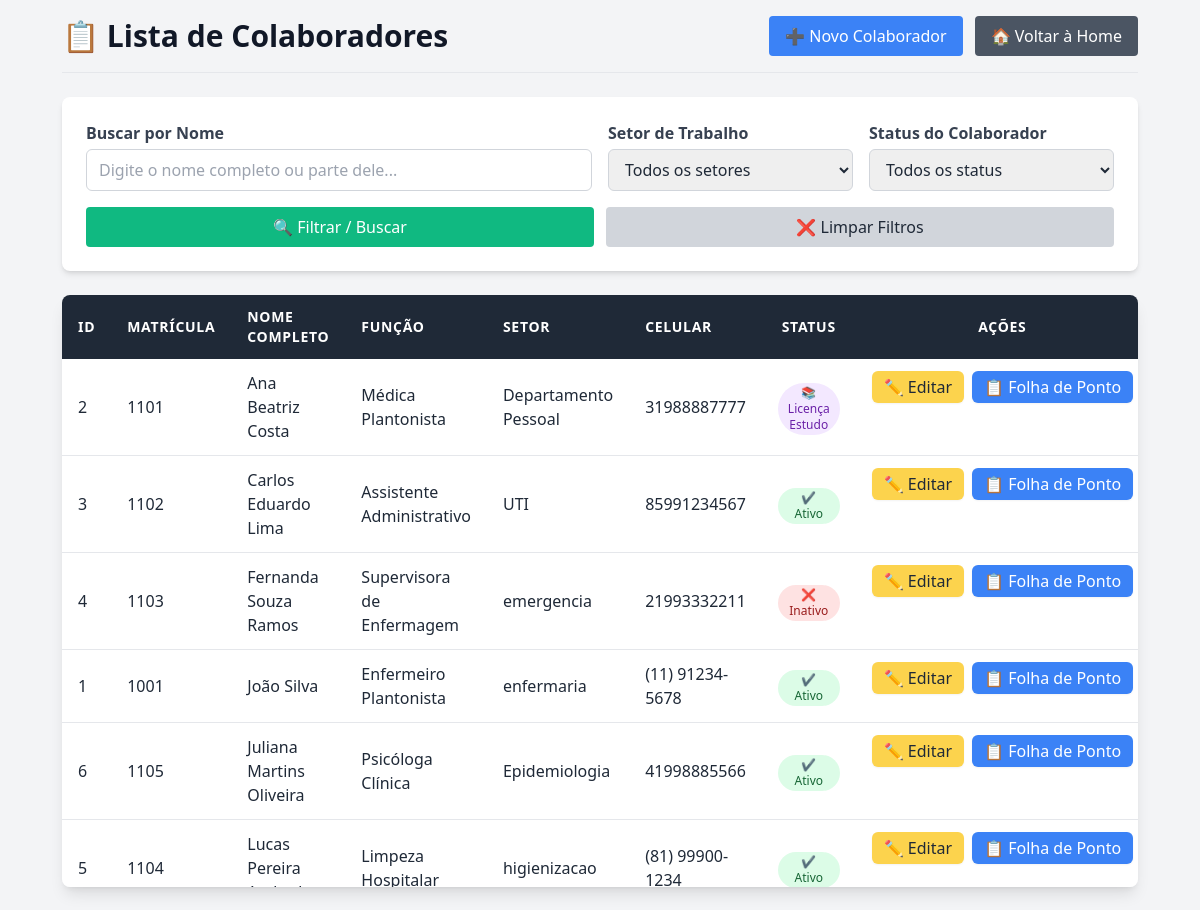
Before: /auth/colaboradores/ (signed in) with the older database file.
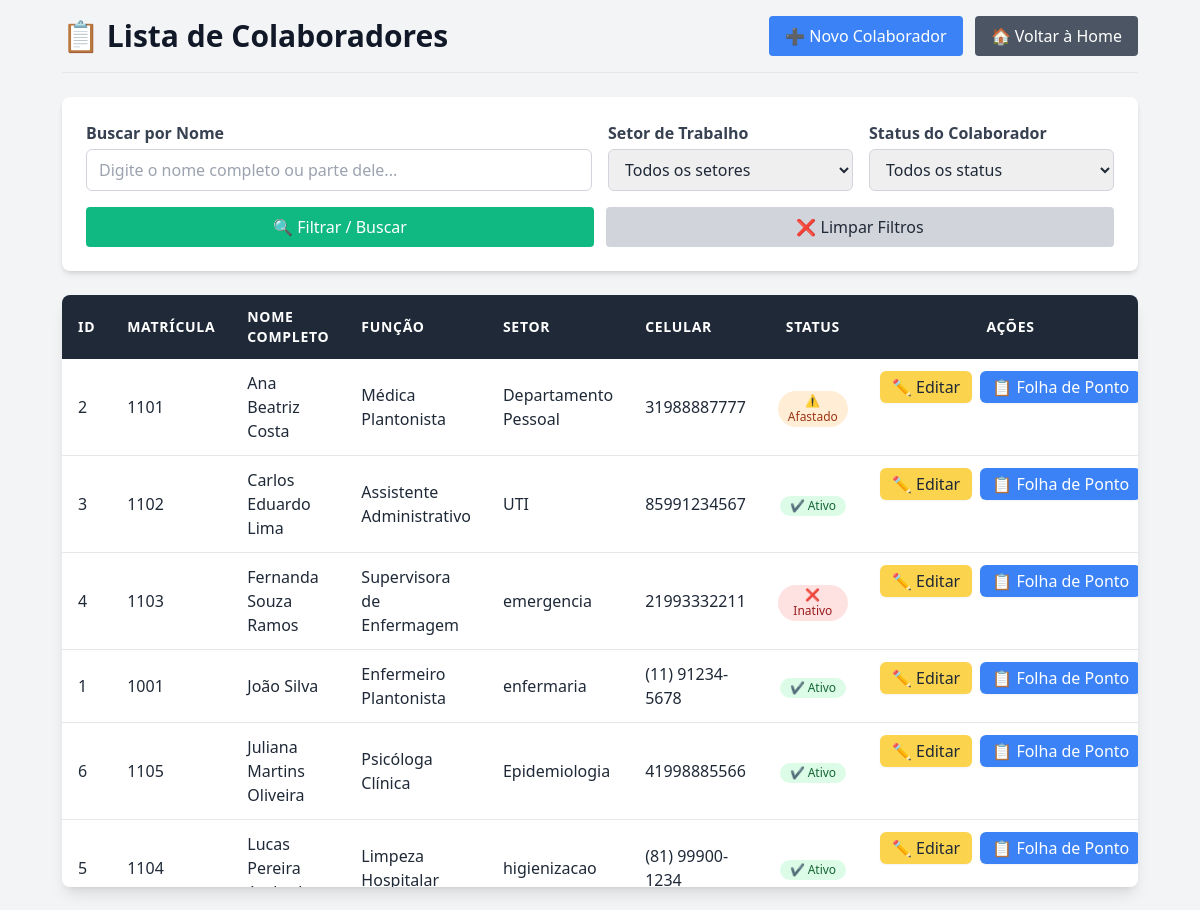
After: the same page with the newer database file.
### dp_ses_management/models.py (models this page shows, shortened)
class Colaborador(models.Model):
    registro = models.AutoField(primary_key=True)
    matricula = models.CharField(max_length=255, unique=True, verbose_name="Matrícula (código funcional)")
    nome_completo = models.CharField(max_length=255, verbose_name="Nome completo")
    CARGO_CHOICES = [
        ('medico', 'Médico'),
        ('analista', 'Analista em Saúde'),
        ('assistente', 'Assistente em Saúde'),
        ('auxiliar', 'Auxiliar em Saúde'),
    ]
    cargo = models.CharField(max_length=255, choices=CARGO_CHOICES, verbose_name="Cargo", default='aux_admin')
    funcao = models.CharField(max_length=255, verbose_name="Função Específica")
    numero_conselho = models.CharField(max_length=255, blank=True, null=True, verbose_name="Número do conselho profissional")
    uf_conselho = models.CharField(max_length=255, blank=True, null=True, verbose_name="UF do conselho")
    nome_conselho = models.CharField(max_length=255, blank=True, null=True, verbose_name="Nome do conselho")
    SETOR_CHOICES = [
        ('almoxarifado', 'Almoxarifado'),
        ('ambulatorio', 'Ambulatório'),
        ('bloco_cirurgico', 'Bloco Cirúrgico'),
        ('ccih', 'CCIH'),
        ('clinica_cirurgica', 'Clínica Cirúrgica'),
        ('clinica_ortopedica', 'Clínica Ortopédica'),
        ('epidemiologia', 'Epidemiologia'),
        ('farmacia', 'Farmácia'),
        ('imobilizacao', 'Imobilização'),
        ('maternidade', 'Maternidade'),
        ('recepcao', 'Recepção'),
        ('same', 'SAME'),
        ('uti', 'UTI'),
        ('dp', 'Departamento Pessoal'),
    ]
    setor_trabalho = models.CharField(max_length=255, choices=SETOR_CHOICES, verbose_name="Setor de trabalho", default='enfermaria')
    TURNO_CHOICES = [
        ('manha', 'Manhã'),
        ('tarde', 'Tarde'),
        ('noite', 'Noite'),
        ('integral', 'Integral'),
        ('diarista', 'Diarista'),
    ]
    turno = models.CharField(max_length=255, choices=TURNO_CHOICES, verbose_name="Turno", default='manha')
    dias_trabalho = models.CharField(max_length=255, verbose_name="Dias de trabalho", blank=True, null=True)
    jornada_trabalho = models.CharField(max_length=255, verbose_name="Jornada de trabalho (Ex: 8h/dia)")
    tipo_contrato = models.CharField(max_length=255, verbose_name="Tipo de contrato")
    STATUS_CHOICES = [
        ('ativo', 'Ativo'),
        ('inativo', 'Inativo'),
        ('ferias', 'Férias'),
        ('afastado', 'Afastado'),
        ('licencan', 'Licença Nojo'),
        ('licencag', 'Licença Gala'),
        ('licencam', 'Licença Maternidade'),
        ('licencap', 'Licença Paternidade'),
        ('licencae', 'Licença Eleitoral'),
        ('licencat', 'Licença de Trato e Interesse Particular'),
        ('licencaedu', 'Licença Estudo'),
        ('licencapremio', 'Licença Prêmio'),
        ('demitido', 'Demitido'),
        ('exonerado', 'Exonerado'),
    ]
    status = models.CharField(max_length=255, choices=STATUS_CHOICES, verbose_name="Status", default='ativo')
    data_admissao = models.DateField(verbose_name="Data de admissão")
    nome_mae = models.CharField(max_length=255, verbose_name="Nome da mãe")
    nome_pai = models.CharField(max_length=255, blank=True, null=True, verbose_name="Nome do pai")
    data_nascimento = models.DateField(verbose_name="Data de nascimento")
    naturalidade = models.CharField(max_length=255, verbose_name="Naturalidade (cidade/estado)")
    ESTADO_CIVIL_CHOICES = [
        ('solteiro', 'Solteiro(a)'),
        ('casado', 'Casado(a)'),
        ('divorciado', 'Divorciado(a)'),
        ('viuvo', 'Viúvo(a)'),
        ('uniao_estavel', 'União Estável'),
    ]
    estado_civil = models.CharField(max_length=255, choices=ESTADO_CIVIL_CHOICES, verbose_name="Estado civil", default='solteiro')
    titulo_eleitor = models.CharField(max_length=255, blank=True, null=True, verbose_name="Título de eleitor")
    zona_eleitoral = models.CharField(max_length=255, blank=True, null=True, verbose_name="Zona eleitoral")
    secao_eleitoral = models.CharField(max_length=255, blank=True, null=True, verbose_name="Seção eleitoral")
    estado_vota = models.CharField(max_length=255, blank=True, null=True, verbose_name="Estado onde vota")
    rg_completo = models.CharField(max_length=255, verbose_name="RG (Número e órgão emissor)")
    cpf = models.CharField(max_length=255, unique=True, verbose_name="CPF")
    numero_ctps = models.CharField(max_length=255, unique=True, verbose_name="Número da CTPS")
    serie_ctps = models.CharField(max_length=255, verbose_name="Série da CTPS")
    uf_ctps = models.CharField(max_length=255, verbose_name="UF da CTPS")
    documento_militar = models.CharField(max_length=255, blank=True, null=True, verbose_name="Documento militar")
    grau_instrucao = models.CharField(max_length=255, verbose_name="Grau de instrução")
    numero_pasep = models.CharField(max_length=255, blank=True, null=True, verbose_name="Número do PASEP")
    celular = models.CharField(max_length=255, verbose_name="Celular")
    telefone_fixo = models.CharField(max_length=255, blank=True, null=True, verbose_name="Telefone fixo")
    email = models.EmailField(verbose_name="E-mail", unique=True)
    cep = models.CharField(max_length=255, verbose_name="CEP")
    endereco = models.CharField(max_length=255, verbose_name="Logradouro")
    numero = models.CharField(max_length=255, verbose_name="Número")
    complemento = models.CharField(max_length=255, blank=True, null=True, verbose_name="Complemento")
    bairro = models.CharField(max_length=255, verbose_name="Bairro")
    cidade = models.CharField(max_length=255, verbose_name="Cidade")
    uf = models.CharField(max_length=255, verbose_name="UF")
    observacoes = models.TextField(
        max_length=10000,
        blank=True,
        null=True,
        verbose_name="Observações (informações adicionais)"
    )

### dp_ses_management/views.py (the view)
# urls.py: path('colaboradores/', views.listar_colaboradores, name='listar_colaboradores'),
@login_required(login_url='/auth/login/')
def listar_colaboradores(request):
    filtro_setor = request.GET.get('setor', '')
    filtro_status = request.GET.get('status', '')
    filtro_busca_nome = request.GET.get('busca_nome', '').strip() # NOVO: Captura o termo de busca
    colaboradores = Colaborador.objects.all().order_by('nome_completo')
    if filtro_setor:
        colaboradores = colaboradores.filter(setor_trabalho=filtro_setor)
    if filtro_status:
        colaboradores = colaboradores.filter(status=filtro_status)
    if filtro_busca_nome:
        colaboradores = colaboradores.filter(nome_completo__icontains=filtro_busca_nome)
    setores_choices = [choice[0] for choice in Colaborador.SETOR_CHOICES]
    status_choices = [choice[0] for choice in Colaborador.STATUS_CHOICES]
    context = {
        'colaboradores': colaboradores,
        'filtro_setor': filtro_setor,
        'filtro_status': filtro_status,
        'filtro_busca_nome': filtro_busca_nome, # NOVO: Passa o termo de busca de volta para o template
        'setores': sorted(list(set(setores_choices))),
        'status_opcoes': status_choices,
    }
    return render(request, 'tarefas/listar_colaboradores.html', context)

### templates/tarefas/listar_colaboradores.html (shortened to what the changed rows need)
<!DOCTYPE html>
<html lang="pt-BR">
<head>
    {% load static %}
    <script src="https://cdn.tailwindcss.com"></script>
</head>
<body class="bg-gray-100 text-gray-800 min-h-screen px-2 pt-4">
    <div class="w-[95vw] mx-auto flex flex-col min-h-[90vh] px-8">
        <div class="flex items-center justify-between border-b pb-4 mb-6">
            <h1 class="text-3xl font-extrabold text-gray-900">📋 Lista de Colaboradores</h1>
        </div>
        <div class="flex-grow overflow-y-auto bg-white rounded-lg shadow-lg max-h-[65vh] text-base">
            <table class="min-w-full table-auto text-left">
                <thead>
                    <tr class="bg-gray-800 text-white sticky top-0 z-10">
                        <th class="px-4 py-3 font-semibold text-sm uppercase tracking-wider">ID</th>
                        <th class="px-4 py-3 font-semibold text-sm uppercase tracking-wider">Matrícula</th>
                        <th class="px-4 py-3 font-semibold text-sm uppercase tracking-wider">Nome Completo</th>
                        <th class="px-4 py-3 font-semibold text-sm uppercase tracking-wider">Função</th>
                        <th class="px-4 py-3 font-semibold text-sm uppercase tracking-wider">Setor</th>
                        <th class="px-4 py-3 font-semibold text-sm uppercase tracking-wider">Celular</th>
                        <th class="px-4 py-3 font-semibold text-sm uppercase tracking-wider text-center">Status</th>
                        <th class="px-4 py-3 font-semibold text-sm uppercase tracking-wider text-center w-48">Ações</th>
                    </tr>
                </thead>
                <tbody class="divide-y divide-gray-200">
                    {% for colaborador in colaboradores %}
                    <tr class="hover:bg-gray-50 transition duration-150 ease-in-out">
                        <td class="px-4 py-3">{{ colaborador.registro }}</td>
                        <td class="px-4 py-3">{{ colaborador.matricula }}</td>
                        <td class="px-4 py-3">{{ colaborador.nome_completo }}</td>
                        <td class="px-4 py-3">{{ colaborador.funcao }}</td>
                        <td class="px-4 py-3">{{ colaborador.get_setor_trabalho_display }}</td>
                        <td class="px-4 py-3">{{ colaborador.celular }}</td>
                        <td class="px-4 py-3 text-center">
                            <span class="inline-flex items-center px-2.5 py-0.5 rounded-full text-xs font-medium
                                {% if colaborador.status == 'ativo' %}
                                    bg-green-100 text-green-800
                                {% elif colaborador.status == 'ferias' %}
                                    bg-blue-100 text-blue-800
                                {% elif colaborador.status == 'afastado' %}
                                    bg-orange-100 text-orange-800
                                {% elif colaborador.status == 'licenca' %}
                                    bg-purple-100 text-purple-800
                                {% elif colaborador.status == 'licencan' %}
                                    bg-purple-100 text-purple-800
                                {% elif colaborador.status == 'licencag' %}
                                    bg-purple-100 text-purple-800
                                {% elif colaborador.status == 'licencam' %}
                                    bg-purple-100 text-purple-800
                                {% elif colaborador.status == 'licencae' %}
                                    bg-purple-100 text-purple-800
                                {% elif colaborador.status == 'licencat' %}
                                    bg-purple-100 text-purple-800
                                {% elif colaborador.status == 'licencaedu' %}
                                    bg-purple-100 text-purple-800
                                {% elif colaborador.status == 'licencapremio' %}
                                    bg-purple-100 text-purple-800
                                {% elif colaborador.status == 'demitido' %}
                                    bg-red-200 text-red-900
                                {% elif colaborador.status == 'exonerado' %}
                                    bg-gray-300 text-gray-800
                                {% else %}
                                    bg-red-100 text-red-800
                                {% endif %}">
                                {% if colaborador.status == 'ativo' %}✔ Ativo
                                {% elif colaborador.status == 'ferias' %}☀️ Férias
                                {% elif colaborador.status == 'afastado' %}⚠️ Afastado
                                {% elif colaborador.status == 'licencan' %}💐 Licença Nojo
                                {% elif colaborador.status == 'licencag' %}💍 Licença Gala
                                {% elif colaborador.status == 'licencam' %}🤰 Licença Maternidade
                                {% elif colaborador.status == 'licencap' %}👶 Licença Paternidade
                                {% elif colaborador.status == 'licencae' %}🗳️ Licença Eleitoral
                                {% elif colaborador.status == 'licencat' %}📄 Licença Trato Pessoal
                                {% elif colaborador.status == 'licencaedu' %}📚 Licença Estudo
                                {% elif colaborador.status == 'licencapremio' %}💎 Licença Prêmio
                                {% elif colaborador.status == 'demitido' %}🛑 Demitido
                                {% elif colaborador.status == 'exonerado' %}🚪 Exonerado
                                {% else %}❌ Inativo
                                {% endif %}
                            </span>
                        </td>
                        <td class="px-4 py-3 flex space-x-2 justify-center items-center min-w-[12rem]">
                            {% if colaborador.registro %}
                                <a href="{% url 'tarefas:editar_colaborador' colaborador.registro %}" class="btn-action-edit">
                                    ✏️ Editar
                                </a>
                                <button type="button" class="btn-action-pontos" onclick="openFolhaPontoModal('{{ colaborador.registro }}')">
                                     📋 Folha de Ponto
                                 </button>
                            {% else %}
                                <span class="text-gray-500 text-sm">Registro inválido</span>
                            {% endif %}
                        </td>
                    </tr>
                    {% empty %}
                    <tr>
                        <td colspan="8" class="text-center py-6 text-gray-500 text-lg">Nenhum colaborador encontrado.</td>
                    </tr>
                    {% endfor %}
                </tbody>
            </table>
        </div>
    </div>
</body>
</html>

Changed rows visible on the page:
changed Colaborador "Ana Beatriz Costa": status "📚 Licença Estudo" → "⚠️ Afastado"
